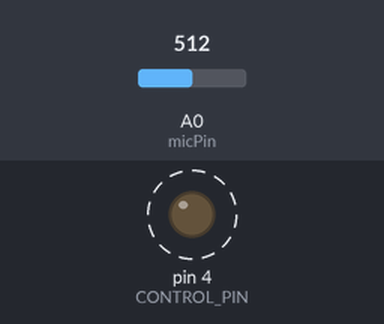
Simulated run of this sketch. Board: Arduino Uno, built with avr-gcc and run on an emulated ATmega328P. Shown: output pins drawn as LEDs (lit = HIGH). Dashed ring = blinking. The test bench sets the inputs (shaded band); at power-on: A0 (micPin) = 512. What the sketch prints to the serial monitor is not drawn.

Above: at 0.05 s.
Timing chart, 0 to 3.0 s (numbered marks = the images above):
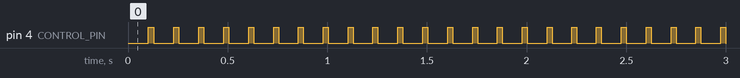

The sketch:

microphonev1.ino
```cpp
#include <SoftwareSerial.h>

// RS-485 & Bluetooth Bridge Pins
#define RX_PIN 2
#define TX_PIN 3
#define CONTROL_PIN 4

// Microphone Settings
const int micPin = A0;
const int sampleWindow = 100;   // 100ms window (~10 Bluetooth packets/sec so HM-10 doesn't flood)

float runningOffset = 256.0;    // Auto-centering baseline (~1.25V)
float smoothVolume = 0;         // Smoothed loudness level

SoftwareSerial rs485(RX_PIN, TX_PIN);

void setup() {
  pinMode(CONTROL_PIN, OUTPUT);
  digitalWrite(CONTROL_PIN, LOW); // Default RS-485 to Receive mode

  Serial.begin(9600);
  rs485.begin(9600);              // Matches default HM-10 baud rate
  Serial.println("MAX9814 Audio -> RS-485 -> Bluetooth Started");
}

void loop() {
  unsigned long startMillis = millis();
  int signalMax = -1024;
  int signalMin = 1024;
  int peakWave = 0;

  // 1. Sample the microphone for 100ms
  while (millis() - startMillis < sampleWindow) {
    int raw = analogRead(micPin);

    // Keep baseline centered around 0
    runningOffset = (runningOffset * 0.995) + (raw * 0.005);
    int centeredWave = raw - (int)runningOffset;

    if (centeredWave > signalMax) signalMax = centeredWave;
    if (centeredWave < signalMin) signalMin = centeredWave;

    if (abs(centeredWave) > abs(peakWave)) {
      peakWave = centeredWave;
    }
  }

  // Calculate smoothed talking level
  int rawVolume = signalMax - signalMin;
  smoothVolume = (smoothVolume * 0.6) + (rawVolume * 0.4);
  int finalVolume = (int)smoothVolume;

  // 2. Switch RS-485 Module #1 to TRANSMIT mode
  digitalWrite(CONTROL_PIN, HIGH);
  delayMicroseconds(500); // 0.5ms is plenty for MAX485 DE/RE switching

  // 3. Send formatted data over RS-485 -> HM-10 Bluetooth
  rs485.print("Wave:");
  rs485.print(peakWave);
  rs485.print(",TalkingLevel:");
  rs485.println(finalVolume);

  // Ensure the final stop bit clears the line before disabling driver
  delayMicroseconds(200);

  // 4. Return RS-485 Module #1 to RECEIVE mode
  digitalWrite(CONTROL_PIN, LOW);

  // 5. Mirror to USB Serial Monitor for local verification
  Serial.print("Sent -> Wave:");
  Serial.print(peakWave);
  Serial.print(",TalkingLevel:");
  Serial.println(finalVolume);
}
```

Measured:
- by itself, pin 4 (CONTROL_PIN): alternates HIGH for 0.02 s and LOW for 0.10 s
